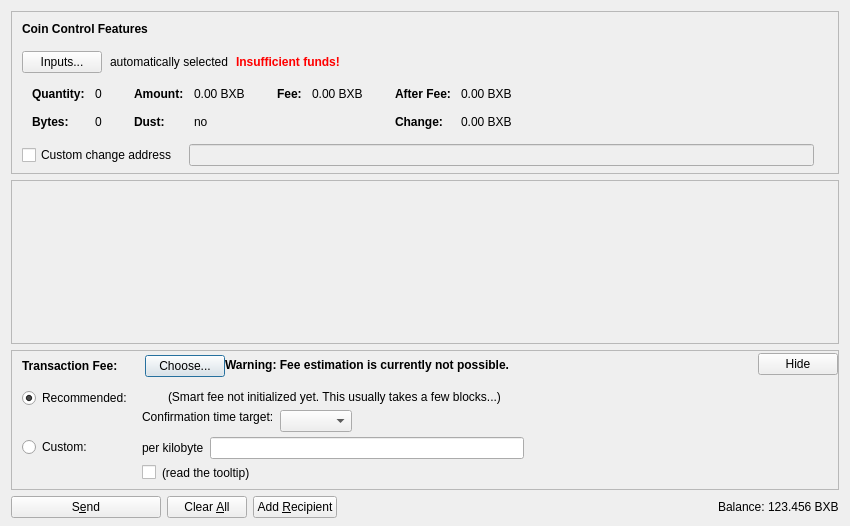
<?xml version="1.0" encoding="UTF-8"?>
<ui version="4.0">
 <class>SendCoinsDialog</class>
 <widget class="QDialog" name="SendCoinsDialog">
  <property name="geometry">
   <rect>
    <x>0</x>
    <y>0</y>
    <width>850</width>
    <height>526</height>
   </rect>
  </property>
  <property name="windowTitle">
   <string>Send Coins</string>
  </property>
  <layout class="QVBoxLayout" name="verticalLayout" stretch="0,1,0,0">
   <property name="bottomMargin">
    <number>8</number>
   </property>
   <item>
    <widget class="QFrame" name="frameCoinControl">
     <property name="sizePolicy">
      <sizepolicy hsizetype="Expanding" vsizetype="Expanding">
       <horstretch>0</horstretch>
       <verstretch>0</verstretch>
      </sizepolicy>
     </property>
     <property name="maximumSize">
      <size>
       <width>16777215</width>
       <height>16777215</height>
      </size>
     </property>
     <property name="frameShape">
      <enum>QFrame::StyledPanel</enum>
     </property>
     <property name="frameShadow">
      <enum>QFrame::Sunken</enum>
     </property>
     <layout class="QVBoxLayout" name="verticalLayoutCoinControl2">
      <property name="spacing">
       <number>0</number>
      </property>
      <property name="leftMargin">
       <number>0</number>
      </property>
      <property name="topMargin">
       <number>0</number>
      </property>
      <property name="rightMargin">
       <number>0</number>
      </property>
      <property name="bottomMargin">
       <number>6</number>
      </property>
      <item>
       <layout class="QVBoxLayout" name="verticalLayoutCoinControl" stretch="0,0,0,0,1">
        <property name="spacing">
         <number>0</number>
        </property>
        <property name="leftMargin">
         <number>10</number>
        </property>
        <property name="topMargin">
         <number>10</number>
        </property>
        <item>
         <layout class="QHBoxLayout" name="horizontalLayoutCoinControl1">
          <property name="bottomMargin">
           <number>15</number>
          </property>
          <item>
           <widget class="QLabel" name="labelCoinControlFeatures">
            <property name="sizePolicy">
             <sizepolicy hsizetype="Preferred" vsizetype="Maximum">
              <horstretch>0</horstretch>
              <verstretch>0</verstretch>
             </sizepolicy>
            </property>
            <property name="font">
             <font>
              <weight>75</weight>
              <bold>true</bold>
             </font>
            </property>
            <property name="styleSheet">
             <string notr="true">font-weight:bold;</string>
            </property>
            <property name="text">
             <string>Coin Control Features</string>
            </property>
           </widget>
          </item>
         </layout>
        </item>
        <item>
         <layout class="QHBoxLayout" name="horizontalLayoutCoinControl2" stretch="0,0,0,0">
          <property name="spacing">
           <number>8</number>
          </property>
          <property name="bottomMargin">
           <number>10</number>
          </property>
          <item>
           <widget class="QPushButton" name="pushButtonCoinControl">
            <property name="styleSheet">
             <string notr="true"/>
            </property>
            <property name="text">
             <string>Inputs...</string>
            </property>
            <property name="autoDefault">
             <bool>false</bool>
            </property>
           </widget>
          </item>
          <item>
           <widget class="QLabel" name="labelCoinControlAutomaticallySelected">
            <property name="text">
             <string>automatically selected</string>
            </property>
            <property name="margin">
             <number>5</number>
            </property>
           </widget>
          </item>
          <item>
           <widget class="QLabel" name="labelCoinControlInsuffFunds">
            <property name="font">
             <font>
              <weight>75</weight>
              <bold>true</bold>
             </font>
            </property>
            <property name="styleSheet">
             <string notr="true">color:red;font-weight:bold;</string>
            </property>
            <property name="text">
             <string>Insufficient funds!</string>
            </property>
            <property name="margin">
             <number>5</number>
            </property>
           </widget>
          </item>
          <item>
           <spacer name="horizontalSpacerCoinControl">
            <property name="orientation">
             <enum>Qt::Horizontal</enum>
            </property>
            <property name="sizeHint" stdset="0">
             <size>
              <width>40</width>
              <height>1</height>
             </size>
            </property>
           </spacer>
          </item>
         </layout>
        </item>
        <item>
         <widget class="QWidget" name="widgetCoinControl" native="true">
          <property name="sizePolicy">
           <sizepolicy hsizetype="Preferred" vsizetype="Preferred">
            <horstretch>0</horstretch>
            <verstretch>0</verstretch>
           </sizepolicy>
          </property>
          <property name="minimumSize">
           <size>
            <width>0</width>
            <height>0</height>
           </size>
          </property>
          <property name="styleSheet">
           <string notr="true"/>
          </property>
          <layout class="QHBoxLayout" name="horizontalLayoutCoinControl5">
           <property name="leftMargin">
            <number>0</number>
           </property>
           <property name="topMargin">
            <number>0</number>
           </property>
           <property name="rightMargin">
            <number>0</number>
           </property>
           <property name="bottomMargin">
            <number>0</number>
           </property>
           <item>
            <layout class="QHBoxLayout" name="horizontalLayoutCoinControl3" stretch="0,0,0,1">
             <property name="spacing">
              <number>20</number>
             </property>
             <property name="topMargin">
              <number>0</number>
             </property>
             <property name="bottomMargin">
              <number>10</number>
             </property>
             <item>
              <layout class="QFormLayout" name="formLayoutCoinControl1">
               <property name="horizontalSpacing">
                <number>10</number>
               </property>
               <property name="verticalSpacing">
                <number>14</number>
               </property>
               <property name="leftMargin">
                <number>10</number>
               </property>
               <property name="topMargin">
                <number>4</number>
               </property>
               <property name="rightMargin">
                <number>6</number>
               </property>
               <item row="0" column="0">
                <widget class="QLabel" name="labelCoinControlQuantityText">
                 <property name="font">
                  <font>
                   <weight>75</weight>
                   <bold>true</bold>
                  </font>
                 </property>
                 <property name="text">
                  <string>Quantity:</string>
                 </property>
                 <property name="margin">
                  <number>0</number>
                 </property>
                </widget>
               </item>
               <item row="0" column="1">
                <widget class="QLabel" name="labelCoinControlQuantity">
                 <property name="cursor">
                  <cursorShape>IBeamCursor</cursorShape>
                 </property>
                 <property name="contextMenuPolicy">
                  <enum>Qt::ActionsContextMenu</enum>
                 </property>
                 <property name="text">
                  <string notr="true">0</string>
                 </property>
                 <property name="margin">
                  <number>0</number>
                 </property>
                 <property name="textInteractionFlags">
                  <set>Qt::LinksAccessibleByMouse|Qt::TextSelectableByKeyboard|Qt::TextSelectableByMouse</set>
                 </property>
                </widget>
               </item>
               <item row="1" column="0">
                <widget class="QLabel" name="labelCoinControlBytesText">
                 <property name="font">
                  <font>
                   <weight>75</weight>
                   <bold>true</bold>
                  </font>
                 </property>
                 <property name="text">
                  <string>Bytes:</string>
                 </property>
                </widget>
               </item>
               <item row="1" column="1">
                <widget class="QLabel" name="labelCoinControlBytes">
                 <property name="cursor">
                  <cursorShape>IBeamCursor</cursorShape>
                 </property>
                 <property name="contextMenuPolicy">
                  <enum>Qt::ActionsContextMenu</enum>
                 </property>
                 <property name="text">
                  <string notr="true">0</string>
                 </property>
                 <property name="textInteractionFlags">
                  <set>Qt::LinksAccessibleByMouse|Qt::TextSelectableByKeyboard|Qt::TextSelectableByMouse</set>
                 </property>
                </widget>
               </item>
              </layout>
             </item>
             <item>
              <layout class="QFormLayout" name="formLayoutCoinControl2">
               <property name="horizontalSpacing">
                <number>10</number>
               </property>
               <property name="verticalSpacing">
                <number>14</number>
               </property>
               <property name="leftMargin">
                <number>6</number>
               </property>
               <property name="topMargin">
                <number>4</number>
               </property>
               <property name="rightMargin">
                <number>6</number>
               </property>
               <item row="0" column="0">
                <widget class="QLabel" name="labelCoinControlAmountText">
                 <property name="font">
                  <font>
                   <weight>75</weight>
                   <bold>true</bold>
                  </font>
                 </property>
                 <property name="text">
                  <string>Amount:</string>
                 </property>
                 <property name="margin">
                  <number>0</number>
                 </property>
                </widget>
               </item>
               <item row="0" column="1">
                <widget class="QLabel" name="labelCoinControlAmount">
                 <property name="cursor">
                  <cursorShape>IBeamCursor</cursorShape>
                 </property>
                 <property name="contextMenuPolicy">
                  <enum>Qt::ActionsContextMenu</enum>
                 </property>
                 <property name="text">
                  <string notr="true">0.00 BXB</string>
                 </property>
                 <property name="textInteractionFlags">
                  <set>Qt::LinksAccessibleByMouse|Qt::TextSelectableByKeyboard|Qt::TextSelectableByMouse</set>
                 </property>
                </widget>
               </item>
               <item row="1" column="0">
                <widget class="QLabel" name="labelCoinControlLowOutputText">
                 <property name="font">
                  <font>
                   <weight>75</weight>
                   <bold>true</bold>
                  </font>
                 </property>
                 <property name="text">
                  <string>Dust:</string>
                 </property>
                </widget>
               </item>
               <item row="1" column="1">
                <widget class="QLabel" name="labelCoinControlLowOutput">
                 <property name="cursor">
                  <cursorShape>IBeamCursor</cursorShape>
                 </property>
                 <property name="contextMenuPolicy">
                  <enum>Qt::ActionsContextMenu</enum>
                 </property>
                 <property name="text">
                  <string notr="true">no</string>
                 </property>
                 <property name="textInteractionFlags">
                  <set>Qt::LinksAccessibleByMouse|Qt::TextSelectableByKeyboard|Qt::TextSelectableByMouse</set>
                 </property>
                </widget>
               </item>
              </layout>
             </item>
             <item>
              <layout class="QFormLayout" name="formLayoutCoinControl3">
               <property name="horizontalSpacing">
                <number>10</number>
               </property>
               <property name="verticalSpacing">
                <number>14</number>
               </property>
               <property name="leftMargin">
                <number>6</number>
               </property>
               <property name="topMargin">
                <number>4</number>
               </property>
               <property name="rightMargin">
                <number>6</number>
               </property>
               <item row="0" column="0">
                <widget class="QLabel" name="labelCoinControlFeeText">
                 <property name="font">
                  <font>
                   <weight>75</weight>
                   <bold>true</bold>
                  </font>
                 </property>
                 <property name="text">
                  <string>Fee:</string>
                 </property>
                 <property name="margin">
                  <number>0</number>
                 </property>
                </widget>
               </item>
               <item row="0" column="1">
                <widget class="QLabel" name="labelCoinControlFee">
                 <property name="cursor">
                  <cursorShape>IBeamCursor</cursorShape>
                 </property>
                 <property name="contextMenuPolicy">
                  <enum>Qt::ActionsContextMenu</enum>
                 </property>
                 <property name="text">
                  <string notr="true">0.00 BXB</string>
                 </property>
                 <property name="textInteractionFlags">
                  <set>Qt::LinksAccessibleByMouse|Qt::TextSelectableByKeyboard|Qt::TextSelectableByMouse</set>
                 </property>
                </widget>
               </item>
              </layout>
             </item>
             <item>
              <layout class="QFormLayout" name="formLayoutCoinControl4">
               <property name="horizontalSpacing">
                <number>10</number>
               </property>
               <property name="verticalSpacing">
                <number>14</number>
               </property>
               <property name="leftMargin">
                <number>6</number>
               </property>
               <property name="topMargin">
                <number>4</number>
               </property>
               <property name="rightMargin">
                <number>6</number>
               </property>
               <item row="0" column="0">
                <widget class="QLabel" name="labelCoinControlAfterFeeText">
                 <property name="font">
                  <font>
                   <weight>75</weight>
                   <bold>true</bold>
                  </font>
                 </property>
                 <property name="text">
                  <string>After Fee:</string>
                 </property>
                 <property name="margin">
                  <number>0</number>
                 </property>
                </widget>
               </item>
               <item row="0" column="1">
                <widget class="QLabel" name="labelCoinControlAfterFee">
                 <property name="cursor">
                  <cursorShape>IBeamCursor</cursorShape>
                 </property>
                 <property name="contextMenuPolicy">
                  <enum>Qt::ActionsContextMenu</enum>
                 </property>
                 <property name="text">
                  <string notr="true">0.00 BXB</string>
                 </property>
                 <property name="textInteractionFlags">
                  <set>Qt::LinksAccessibleByMouse|Qt::TextSelectableByKeyboard|Qt::TextSelectableByMouse</set>
                 </property>
                </widget>
               </item>
               <item row="1" column="0">
                <widget class="QLabel" name="labelCoinControlChangeText">
                 <property name="font">
                  <font>
                   <weight>75</weight>
                   <bold>true</bold>
                  </font>
                 </property>
                 <property name="text">
                  <string>Change:</string>
                 </property>
                </widget>
               </item>
               <item row="1" column="1">
                <widget class="QLabel" name="labelCoinControlChange">
                 <property name="cursor">
                  <cursorShape>IBeamCursor</cursorShape>
                 </property>
                 <property name="contextMenuPolicy">
                  <enum>Qt::ActionsContextMenu</enum>
                 </property>
                 <property name="text">
                  <string notr="true">0.00 BXB</string>
                 </property>
                 <property name="textInteractionFlags">
                  <set>Qt::LinksAccessibleByMouse|Qt::TextSelectableByKeyboard|Qt::TextSelectableByMouse</set>
                 </property>
                </widget>
               </item>
              </layout>
             </item>
            </layout>
           </item>
          </layout>
         </widget>
        </item>
        <item>
         <layout class="QHBoxLayout" name="horizontalLayoutCoinControl4" stretch="0,0,0">
          <property name="spacing">
           <number>12</number>
          </property>
          <property name="sizeConstraint">
           <enum>QLayout::SetDefaultConstraint</enum>
          </property>
          <property name="topMargin">
           <number>5</number>
          </property>
          <property name="rightMargin">
           <number>5</number>
          </property>
          <item>
           <widget class="QCheckBox" name="checkBoxCoinControlChange">
            <property name="toolTip">
             <string>If this is activated, but the change address is empty or invalid, change will be sent to a newly generated address.</string>
            </property>
            <property name="text">
             <string>Custom change address</string>
            </property>
           </widget>
          </item>
          <item>
           <widget class="QValidatedLineEdit" name="lineEditCoinControlChange">
            <property name="enabled">
             <bool>false</bool>
            </property>
            <property name="sizePolicy">
             <sizepolicy hsizetype="Expanding" vsizetype="Fixed">
              <horstretch>0</horstretch>
              <verstretch>0</verstretch>
             </sizepolicy>
            </property>
           </widget>
          </item>
          <item>
           <widget class="QLabel" name="labelCoinControlChangeLabel">
            <property name="sizePolicy">
             <sizepolicy hsizetype="Preferred" vsizetype="Expanding">
              <horstretch>0</horstretch>
              <verstretch>0</verstretch>
             </sizepolicy>
            </property>
            <property name="minimumSize">
             <size>
              <width>0</width>
              <height>0</height>
             </size>
            </property>
            <property name="text">
             <string/>
            </property>
            <property name="margin">
             <number>3</number>
            </property>
           </widget>
          </item>
         </layout>
        </item>
        <item>
         <spacer name="verticalSpacerCoinControl">
          <property name="orientation">
           <enum>Qt::Vertical</enum>
          </property>
          <property name="sizeHint" stdset="0">
           <size>
            <width>800</width>
            <height>1</height>
           </size>
          </property>
         </spacer>
        </item>
       </layout>
      </item>
     </layout>
    </widget>
   </item>
   <item>
    <widget class="QScrollArea" name="scrollArea">
     <property name="widgetResizable">
      <bool>true</bool>
     </property>
     <widget class="QWidget" name="scrollAreaWidgetContents">
      <property name="geometry">
       <rect>
        <x>0</x>
        <y>0</y>
        <width>830</width>
        <height>104</height>
       </rect>
      </property>
      <layout class="QVBoxLayout" name="verticalLayout_2" stretch="0,1">
       <property name="leftMargin">
        <number>0</number>
       </property>
       <property name="topMargin">
        <number>0</number>
       </property>
       <property name="rightMargin">
        <number>0</number>
       </property>
       <property name="bottomMargin">
        <number>0</number>
       </property>
       <item>
        <layout class="QVBoxLayout" name="entries">
         <property name="spacing">
          <number>6</number>
         </property>
        </layout>
       </item>
       <item>
        <spacer name="verticalSpacer">
         <property name="orientation">
          <enum>Qt::Vertical</enum>
         </property>
         <property name="sizeHint" stdset="0">
          <size>
           <width>20</width>
           <height>40</height>
          </size>
         </property>
        </spacer>
       </item>
      </layout>
     </widget>
    </widget>
   </item>
   <item>
    <widget class="QFrame" name="frameFee">
     <property name="sizePolicy">
      <sizepolicy hsizetype="Expanding" vsizetype="Expanding">
       <horstretch>0</horstretch>
       <verstretch>0</verstretch>
      </sizepolicy>
     </property>
     <property name="maximumSize">
      <size>
       <width>16777215</width>
       <height>16777215</height>
      </size>
     </property>
     <property name="frameShape">
      <enum>QFrame::StyledPanel</enum>
     </property>
     <property name="frameShadow">
      <enum>QFrame::Sunken</enum>
     </property>
     <layout class="QVBoxLayout" name="verticalLayoutFee1">
      <property name="spacing">
       <number>0</number>
      </property>
      <property name="leftMargin">
       <number>0</number>
      </property>
      <property name="topMargin">
       <number>0</number>
      </property>
      <property name="rightMargin">
       <number>0</number>
      </property>
      <property name="bottomMargin">
       <number>0</number>
      </property>
      <item>
       <layout class="QVBoxLayout" name="verticalLayoutFee2" stretch="0,0,0">
        <property name="spacing">
         <number>0</number>
        </property>
        <property name="leftMargin">
         <number>10</number>
        </property>
        <property name="topMargin">
         <number>0</number>
        </property>
        <item>
         <layout class="QHBoxLayout" name="horizontalLayoutFee1">
          <property name="bottomMargin">
           <number>0</number>
          </property>
          <item>
           <layout class="QVBoxLayout" name="verticalLayoutFee7">
            <property name="spacing">
             <number>0</number>
            </property>
            <item>
             <spacer name="verticalSpacerSmartFee">
              <property name="orientation">
               <enum>Qt::Vertical</enum>
              </property>
              <property name="sizeType">
               <enum>QSizePolicy::Fixed</enum>
              </property>
              <property name="sizeHint" stdset="0">
               <size>
                <width>1</width>
                <height>4</height>
               </size>
              </property>
             </spacer>
            </item>
            <item>
             <layout class="QHBoxLayout" name="horizontalLayoutSmartFee">
              <property name="spacing">
               <number>10</number>
              </property>
              <item>
               <widget class="QLabel" name="labelFeeHeadline">
                <property name="sizePolicy">
                 <sizepolicy hsizetype="Preferred" vsizetype="Maximum">
                  <horstretch>0</horstretch>
                  <verstretch>0</verstretch>
                 </sizepolicy>
                </property>
                <property name="font">
                 <font>
                  <weight>75</weight>
                  <bold>true</bold>
                 </font>
                </property>
                <property name="styleSheet">
                 <string notr="true">font-weight:bold;</string>
                </property>
                <property name="text">
                 <string>Transaction Fee:</string>
                </property>
               </widget>
              </item>
              <item>
               <widget class="QLabel" name="labelFeeMinimized">
                <property name="text">
                 <string/>
                </property>
               </widget>
              </item>
              <item>
               <widget class="QPushButton" name="buttonChooseFee">
                <property name="text">
                 <string>Choose...</string>
                </property>
               </widget>
              </item>
             </layout>
            </item>
            <item>
             <spacer name="verticalSpacer_5">
              <property name="orientation">
               <enum>Qt::Vertical</enum>
              </property>
              <property name="sizeHint" stdset="0">
               <size>
                <width>1</width>
                <height>1</height>
               </size>
              </property>
             </spacer>
            </item>
           </layout>
          </item>
          <item>
           <widget class="QLabel" name="fallbackFeeWarningLabel">
            <property name="toolTip">
             <string>Using the fallbackfee can result in sending a transaction that will take several hours or days (or never) to confirm. Consider choosing your fee manually or wait until you have validated the complete chain.</string>
            </property>
            <property name="font">
            <font>
                <weight>75</weight>
                <bold>true</bold>
            </font>
            </property>
            <property name="text">
             <string>Warning: Fee estimation is currently not possible.</string>
            </property>
            <property name="wordWrap">
             <bool>false</bool>
            </property>
           </widget>
          </item>
          <item>
           <spacer name="horizontalSpacer_4">
            <property name="orientation">
             <enum>Qt::Horizontal</enum>
            </property>
            <property name="sizeType">
             <enum>QSizePolicy::MinimumExpanding</enum>
            </property>
            <property name="sizeHint" stdset="0">
             <size>
              <width>40</width>
              <height>20</height>
             </size>
            </property>
           </spacer>
          </item>
          <item>
           <widget class="QPushButton" name="buttonMinimizeFee">
            <property name="toolTip">
             <string>collapse fee-settings</string>
            </property>
            <property name="text">
             <string>Hide</string>
            </property>
           </widget>
          </item>
         </layout>
        </item>
        <item>
         <widget class="QFrame" name="frameFeeSelection">
          <layout class="QVBoxLayout" name="verticalLayoutFee12">
           <property name="spacing">
            <number>0</number>
           </property>
           <property name="leftMargin">
            <number>0</number>
           </property>
           <property name="topMargin">
            <number>0</number>
           </property>
           <property name="rightMargin">
            <number>0</number>
           </property>
           <property name="bottomMargin">
            <number>0</number>
           </property>
           <item>
            <layout class="QGridLayout" name="gridLayoutFee">
             <property name="topMargin">
              <number>10</number>
             </property>
             <property name="bottomMargin">
              <number>4</number>
             </property>
             <property name="horizontalSpacing">
              <number>10</number>
             </property>
             <property name="verticalSpacing">
              <number>4</number>
             </property>
             <item row="1" column="1">
              <layout class="QVBoxLayout" name="verticalLayoutFee8">
               <property name="spacing">
                <number>6</number>
               </property>
               <item>
                <layout class="QHBoxLayout" name="horizontalLayoutFee13">
                 <item>
                  <widget class="QLabel" name="labelCustomPerKilobyte">
                   <property name="toolTip">
                    <string>If the custom fee is set to 1000 satoshis and the transaction is only 250 bytes, then &quot;per kilobyte&quot; only pays 250 satoshis in fee, while &quot;total at least&quot; pays 1000 satoshis. For transactions bigger than a kilobyte both pay by kilobyte.</string>
                   </property>
                   <property name="text">
                    <string>per kilobyte</string>
                   </property>
                  </widget>
                 </item>
                 <item>
                  <widget class="BitcoinAmountField" name="customFee"/>
                 </item>
                 <item>
                  <spacer name="horizontalSpacer_6">
                   <property name="orientation">
                    <enum>Qt::Horizontal</enum>
                   </property>
                   <property name="sizeHint" stdset="0">
                    <size>
                     <width>1</width>
                     <height>1</height>
                    </size>
                   </property>
                  </spacer>
                 </item>
                </layout>
               </item>
               <item>
                <layout class="QHBoxLayout" name="horizontalLayoutFee8">
                 <item>
                  <widget class="QCheckBox" name="checkBoxMinimumFee">
                   <property name="toolTip">
                    <string>Paying only the minimum fee is just fine as long as there is less transaction volume than space in the blocks. But be aware that this can end up in a never confirming transaction once there is more demand for bixbcoin transactions than the network can process.</string>
                   </property>
                   <property name="text">
                    <string/>
                   </property>
                  </widget>
                 </item>
                 <item>
                  <widget class="QLabel" name="labelMinFeeWarning">
                   <property name="enabled">
                    <bool>true</bool>
                   </property>
                   <property name="toolTip">
                    <string>Paying only the minimum fee is just fine as long as there is less transaction volume than space in the blocks. But be aware that this can end up in a never confirming transaction once there is more demand for bixbcoin transactions than the network can process.</string>
                   </property>
                   <property name="text">
                    <string>(read the tooltip)</string>
                   </property>
                   <property name="margin">
                    <number>5</number>
                   </property>
                  </widget>
                 </item>
                 <item>
                  <spacer name="horizontalSpacer_2">
                   <property name="orientation">
                    <enum>Qt::Horizontal</enum>
                   </property>
                   <property name="sizeHint" stdset="0">
                    <size>
                     <width>1</width>
                     <height>1</height>
                    </size>
                   </property>
                  </spacer>
                 </item>
                </layout>
               </item>
              </layout>
             </item>
             <item row="0" column="0">
              <layout class="QVBoxLayout" name="verticalLayoutFee4" stretch="0,1">
               <item>
                <widget class="QRadioButton" name="radioSmartFee">
                 <property name="text">
                  <string>Recommended:</string>
                 </property>
                 <property name="checked">
                  <bool>true</bool>
                 </property>
                 <attribute name="buttonGroup">
                  <string notr="true">groupFee</string>
                 </attribute>
                </widget>
               </item>
               <item>
                <spacer name="verticalSpacer_2">
                 <property name="orientation">
                  <enum>Qt::Vertical</enum>
                 </property>
                 <property name="sizeHint" stdset="0">
                  <size>
                   <width>1</width>
                   <height>1</height>
                  </size>
                 </property>
                </spacer>
               </item>
              </layout>
             </item>
             <item row="1" column="0">
              <layout class="QVBoxLayout" name="verticalLayoutFee9" stretch="0,1">
               <item>
                <widget class="QRadioButton" name="radioCustomFee">
                 <property name="text">
                  <string>Custom:</string>
                 </property>
                 <attribute name="buttonGroup">
                  <string notr="true">groupFee</string>
                 </attribute>
                </widget>
               </item>
               <item>
                <spacer name="verticalSpacer_6">
                 <property name="orientation">
                  <enum>Qt::Vertical</enum>
                 </property>
                 <property name="sizeHint" stdset="0">
                  <size>
                   <width>1</width>
                   <height>1</height>
                  </size>
                 </property>
                </spacer>
               </item>
              </layout>
             </item>
             <item row="0" column="1">
              <layout class="QVBoxLayout" name="verticalLayoutFee3" stretch="0,0,1">
               <property name="spacing">
                <number>6</number>
               </property>
               <property name="topMargin">
                <number>2</number>
               </property>
               <item>
                <layout class="QHBoxLayout" name="horizontalLayoutFee12">
                 <item>
                  <widget class="QLabel" name="labelSmartFee">
                   <property name="text">
                    <string/>
                   </property>
                   <property name="margin">
                    <number>2</number>
                   </property>
                  </widget>
                 </item>
                 <item>
                  <widget class="QLabel" name="labelFeeEstimation">
                   <property name="text">
                    <string/>
                   </property>
                  </widget>
                 </item>
                 <item>
                  <widget class="QLabel" name="labelSmartFee2">
                   <property name="text">
                    <string>(Smart fee not initialized yet. This usually takes a few blocks...)</string>
                   </property>
                   <property name="margin">
                    <number>2</number>
                   </property>
                  </widget>
                 </item>
                 <item>
                  <spacer name="horizontalSpacer_5">
                   <property name="orientation">
                    <enum>Qt::Horizontal</enum>
                   </property>
                   <property name="sizeHint" stdset="0">
                    <size>
                     <width>1</width>
                     <height>1</height>
                    </size>
                   </property>
                  </spacer>
                 </item>
                </layout>
               </item>
               <item>
                <layout class="QHBoxLayout" name="horizontalLayoutFee9">
                 <item>
                  <layout class="QVBoxLayout" name="verticalLayoutFee6">
                   <item>
                    <widget class="QLabel" name="labelSmartFee3">
                     <property name="text">
                      <string>Confirmation time target:</string>
                     </property>
                     <property name="margin">
                      <number>2</number>
                     </property>
                    </widget>
                   </item>
                   <item>
                    <spacer name="verticalSpacer_3">
                     <property name="orientation">
                      <enum>Qt::Vertical</enum>
                     </property>
                     <property name="sizeHint" stdset="0">
                      <size>
                       <width>1</width>
                       <height>1</height>
                      </size>
                     </property>
                    </spacer>
                   </item>
                  </layout>
                 </item>
                 <item>
                  <layout class="QVBoxLayout" name="verticalLayoutFee5">
                   <property name="rightMargin">
                    <number>30</number>
                   </property>
                   <item>
                    <layout class="QHBoxLayout" name="horizontalLayoutConfTarget">
                     <property name="bottomMargin">
                      <number>0</number>
                     </property>
                     <item>
                      <widget class="QComboBox" name="confTargetSelector"/>
                     </item>
                     <item>
                      <spacer name="horizontalSpacerConfTarget">
                       <property name="orientation">
                        <enum>Qt::Horizontal</enum>
                       </property>
                       <property name="sizeHint" stdset="0">
                        <size>
                         <width>40</width>
                         <height>20</height>
                        </size>
                       </property>
                      </spacer>
                     </item>
                    </layout>
                   </item>
                  </layout>
                 </item>
                </layout>
               </item>
               <item>
                <spacer name="verticalSpacer_4">
                 <property name="orientation">
                  <enum>Qt::Vertical</enum>
                 </property>
                 <property name="sizeHint" stdset="0">
                  <size>
                   <width>1</width>
                   <height>1</height>
                  </size>
                 </property>
                </spacer>
               </item>
              </layout>
             </item>
            </layout>
           </item>
          </layout>
         </widget>
        </item>
        <item>
         <spacer name="verticalSpacerFee">
          <property name="orientation">
           <enum>Qt::Vertical</enum>
          </property>
          <property name="sizeHint" stdset="0">
           <size>
            <width>40</width>
            <height>5</height>
           </size>
          </property>
         </spacer>
        </item>
       </layout>
      </item>
     </layout>
    </widget>
   </item>
   <item>
    <layout class="QHBoxLayout" name="horizontalLayout">
     <item>
      <widget class="QPushButton" name="sendButton">
       <property name="minimumSize">
        <size>
         <width>150</width>
         <height>0</height>
        </size>
       </property>
       <property name="toolTip">
        <string>Confirm the send action</string>
       </property>
       <property name="text">
        <string>S&amp;end</string>
       </property>
       <property name="icon">
        <iconset resource="../bitcoin.qrc">
         <normaloff>:/icons/send</normaloff>:/icons/send</iconset>
       </property>
       <property name="autoDefault">
        <bool>false</bool>
       </property>
       <property name="default">
        <bool>false</bool>
       </property>
      </widget>
     </item>
     <item>
      <widget class="QPushButton" name="clearButton">
       <property name="sizePolicy">
        <sizepolicy hsizetype="Minimum" vsizetype="Fixed">
         <horstretch>0</horstretch>
         <verstretch>0</verstretch>
        </sizepolicy>
       </property>
       <property name="toolTip">
        <string>Clear all fields of the form.</string>
       </property>
       <property name="text">
        <string>Clear &amp;All</string>
       </property>
       <property name="icon">
        <iconset resource="../bitcoin.qrc">
         <normaloff>:/icons/remove</normaloff>:/icons/remove</iconset>
       </property>
       <property name="autoDefault">
        <bool>false</bool>
       </property>
      </widget>
     </item>
     <item>
      <widget class="QPushButton" name="addButton">
       <property name="toolTip">
        <string>Send to multiple recipients at once</string>
       </property>
       <property name="text">
        <string>Add &amp;Recipient</string>
       </property>
       <property name="icon">
        <iconset resource="../bitcoin.qrc">
         <normaloff>:/icons/add</normaloff>:/icons/add</iconset>
       </property>
       <property name="autoDefault">
        <bool>false</bool>
       </property>
      </widget>
     </item>
     <item>
      <spacer name="horizontalSpacer">
       <property name="orientation">
        <enum>Qt::Horizontal</enum>
       </property>
       <property name="sizeHint" stdset="0">
        <size>
         <width>40</width>
         <height>20</height>
        </size>
       </property>
      </spacer>
     </item>
     <item>
      <layout class="QHBoxLayout" name="horizontalLayout_2">
       <property name="spacing">
        <number>3</number>
       </property>
       <item>
        <widget class="QLabel" name="label">
         <property name="sizePolicy">
          <sizepolicy hsizetype="Preferred" vsizetype="Fixed">
           <horstretch>0</horstretch>
           <verstretch>0</verstretch>
          </sizepolicy>
         </property>
         <property name="text">
          <string>Balance:</string>
         </property>
        </widget>
       </item>
       <item>
        <widget class="QLabel" name="labelBalance">
         <property name="sizePolicy">
          <sizepolicy hsizetype="Preferred" vsizetype="Fixed">
           <horstretch>0</horstretch>
           <verstretch>0</verstretch>
          </sizepolicy>
         </property>
         <property name="cursor">
          <cursorShape>IBeamCursor</cursorShape>
         </property>
         <property name="text">
          <string notr="true">123.456 BXB</string>
         </property>
         <property name="textInteractionFlags">
          <set>Qt::LinksAccessibleByMouse|Qt::TextSelectableByKeyboard|Qt::TextSelectableByMouse</set>
         </property>
        </widget>
       </item>
      </layout>
     </item>
    </layout>
   </item>
  </layout>
 </widget>
 <customwidgets>
  <customwidget>
   <class>QValidatedLineEdit</class>
   <extends>QLineEdit</extends>
   <header>qvalidatedlineedit.h</header>
  </customwidget>
  <customwidget>
   <class>BitcoinAmountField</class>
   <extends>QLineEdit</extends>
   <header>bitcoinamountfield.h</header>
   <container>1</container>
  </customwidget>
 </customwidgets>
 <resources>
  <include location="../bitcoin.qrc"/>
 </resources>
 <connections/>
 <buttongroups>
  <buttongroup name="groupFee"/>
 </buttongroups>
</ui>
